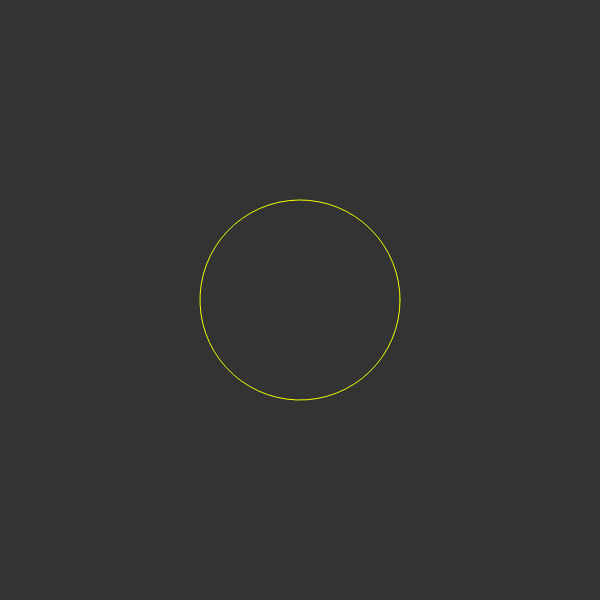
Frame 1 (no input)
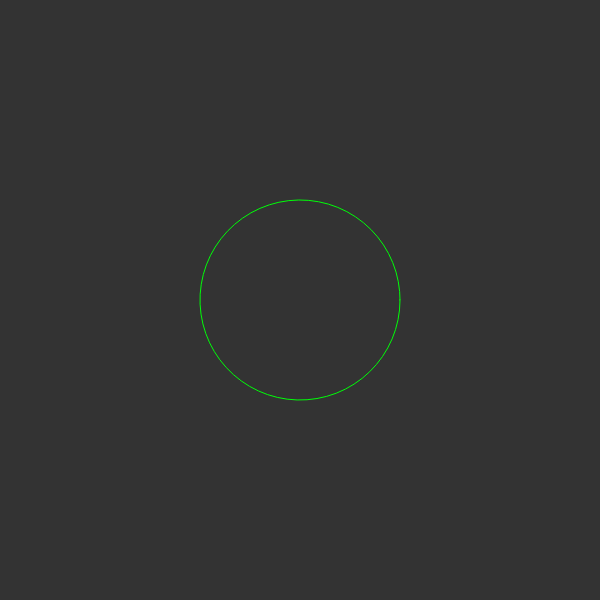
Frame 60 (no input)
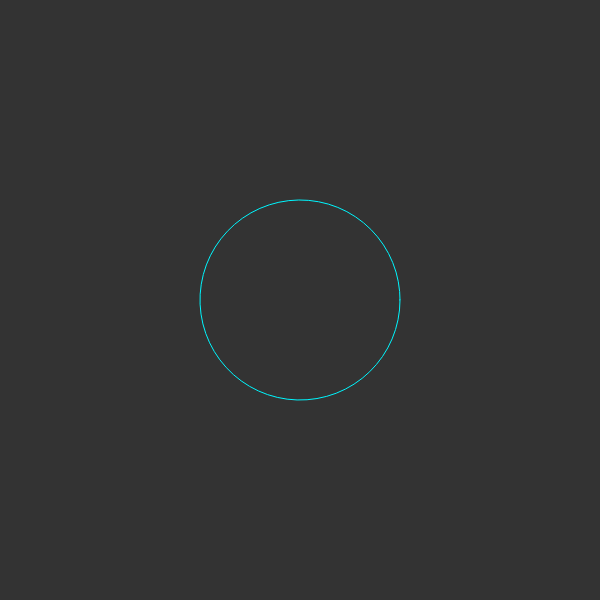
Frame 120 (the mouse pressed at the canvas centre since frame 60)

The p5.js sketch that drew these frames (run headless with seeded random() and noise() and a simulated clock; from frame 60 on, the mouse is pressed at the canvas centre):

// p5.js sketch
// ── sketch.js
let a , b, n;
var slider;
let hue;

function setup(){
	createCanvas(600, 600);
	colorMode(HSB);
	a = 100;
	b = 100;
	n = 4;
	hue = 0;
	slider = createSlider(0, 10, 2, 0.1);
}

function draw(){
	background(0, 0, 20);
	translate(width*0.5, height*0.5);
	noFill();
	n = slider.value();
	let na = 2/n;
	
	beginShape();
	for (let angle = 0, i = 0; angle < TWO_PI; angle+=0.1) {
		stroke((hue + ++i) % 360, 100, 100);
		let x = pow(abs(cos(angle)), na) * a * sgn(cos(angle));
		let y = pow(abs(sin(angle)), na) * b * sgn(sin(angle));
		vertex(x, y);
	}
	if(hue++ > 359) hue = 0;
	endShape(CLOSE);
}

function sgn(val) {
	if (val >= 0) { return 1; }
	if (val < 0) { return -1; }
	return 0;
}
